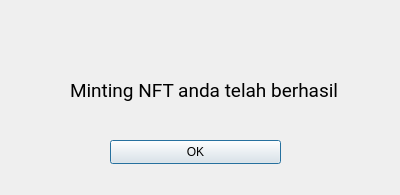
<?xml version="1.0" encoding="UTF-8"?>
<ui version="4.0">
 <class>Dialog</class>
 <widget class="QDialog" name="Dialog">
  <property name="geometry">
   <rect>
    <x>0</x>
    <y>0</y>
    <width>400</width>
    <height>195</height>
   </rect>
  </property>
  <property name="windowTitle">
   <string>Dialog</string>
  </property>
  <widget class="QPushButton" name="pushButton">
   <property name="geometry">
    <rect>
     <x>110</x>
     <y>140</y>
     <width>171</width>
     <height>24</height>
    </rect>
   </property>
   <property name="text">
    <string>OK</string>
   </property>
  </widget>
  <widget class="QLabel" name="label">
   <property name="geometry">
    <rect>
     <x>70</x>
     <y>50</y>
     <width>281</width>
     <height>81</height>
    </rect>
   </property>
   <property name="font">
    <font>
     <family>Roboto</family>
     <pointsize>14</pointsize>
    </font>
   </property>
   <property name="text">
    <string>Minting NFT anda telah berhasil</string>
   </property>
  </widget>
 </widget>
 <resources/>
 <connections/>
</ui>
